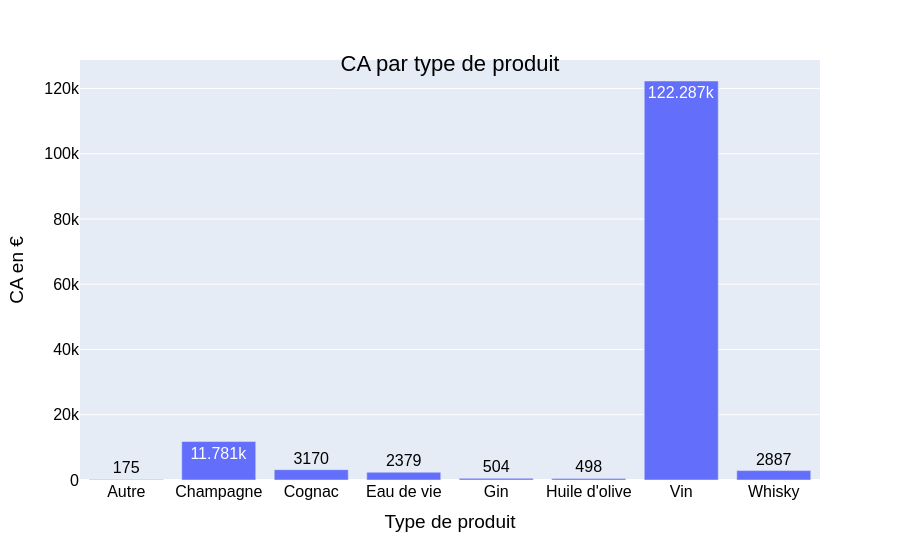

Notebook source saved alongside this figure:
### Code cell
#Création d'un dataframe avec le CA par type de produit
table_ca_type = pd.pivot_table(df_merge, index=['product_type'], values=['CA_article'], aggfunc='sum', margins=True)
table_ca_type = table_ca_type.reset_index()
table_ca_type = table_ca_type[table_ca_type["product_type"] != "All"]
table_ca_type = table_ca_type.round(0)
table_ca_type

#Affichage dans un graphique du taux de marge par type de produit
fig = px.bar(table_ca_type, x='product_type', y='CA_article', text_auto=True, labels={"product_type":"Type de produit", "CA_article":"CA en €" })
fig.update_layout(
    title={
        'text': "CA par type de produit",
        'y':0.90,
        'x':0.5,
        'xanchor': 'center',
        'yanchor': 'top'})
fig.update_layout(
    font=dict(
        family="Arial",
        size=16,  # Set the font size here
        color="Black"))
fig.show()

### Figure 1 — Plotly figure (JSON) as saved in the notebook; plotly's stock layout.template omitted (floating-point values rounded to 4 significant figures)
{"data": [{"hovertemplate": "Type de produit=%{x}<br>CA en €=%{y}<extra></extra>", "legendgroup": "", "marker": {"color": "#636efa", "pattern": {"shape": ""}}, "name": "", "orientation": "v", "showlegend": false, "textposition": "auto", "texttemplate": "%{y}", "type": "bar", "x": ["Autre", "Champagne", "Cognac", "Eau de vie", "Gin", "Huile d'olive", "Vin", "Whisky"], "xaxis": "x", "y": [175.0, 11780.0, 3170.0, 2379.0, 504.0, 498.0, 122300.0, 2887.0], "yaxis": "y"}], "layout": {"barmode": "relative", "font": {"color": "Black", "family": "Arial", "size": 16}, "legend": {"tracegroupgap": 0}, "margin": {"t": 60}, "title": {"text": "CA par type de produit", "x": 0.5, "xanchor": "center", "y": 0.9, "yanchor": "top"}, "xaxis": {"anchor": "y", "domain": [0, 1], "title": {"text": "Type de produit"}}, "yaxis": {"anchor": "x", "domain": [0, 1], "title": {"text": "CA en €"}}}}
